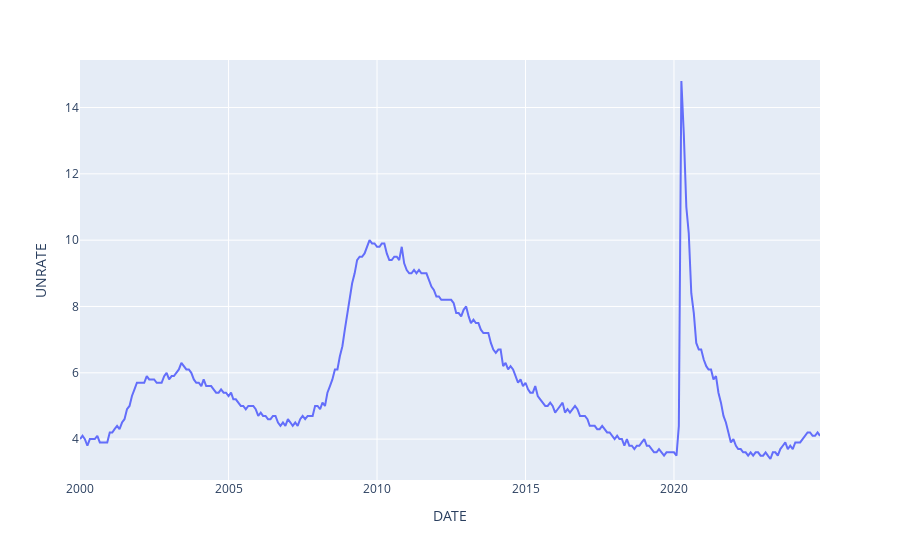

The cell this chart's notebook holds for it:
### Code cell
fig.show()

### Figure 1 — Plotly figure (JSON) as saved in the notebook; plotly's stock layout.template omitted (floating-point values rounded to 4 significant figures; data arrays with more than 128 entries replaced by an {"elided": "..."} marker saying what was removed)
{"data": [{"hovertemplate": "DATE=%{x}<br>UNRATE=%{y}<extra></extra>", "legendgroup": "", "line": {"color": "#636efa", "dash": "solid"}, "marker": {"symbol": "circle"}, "mode": "lines", "name": "", "orientation": "v", "showlegend": false, "type": "scatter", "x": {"elided": "300 str values"}, "xaxis": "x", "y": {"elided": "300 float values"}, "yaxis": "y"}], "layout": {"legend": {"tracegroupgap": 0}, "margin": {"t": 60}, "xaxis": {"anchor": "y", "domain": [0, 1], "title": {"text": "DATE"}}, "yaxis": {"anchor": "x", "domain": [0, 1], "title": {"text": "UNRATE"}}}}
